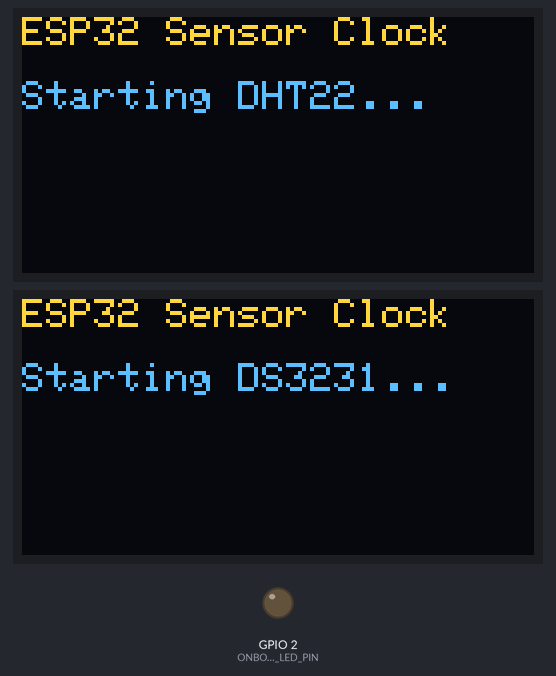
A sketch run on a simulated ESP32. Parts: 2 × 128×64 one-colour display, output pins drawn as LEDs (lit = HIGH). The OLED is the two-colour kind (top 16 rows yellow); WiFi joins after 1.5 s; servers stay silent unless stated; uploads are accepted with an empty reply; the local clock reads 2024-03-15 10:24:30 at power-on unless the sketch sets it; not simulated (calls return 0 or success): arduino_secrets.h; names the files do not define were given values by the test bench: SECRET_SERVER_PORT = 80; what the sketch prints to the serial monitor is not drawn.

Above: at 1.2 s.
At 3.11 s:
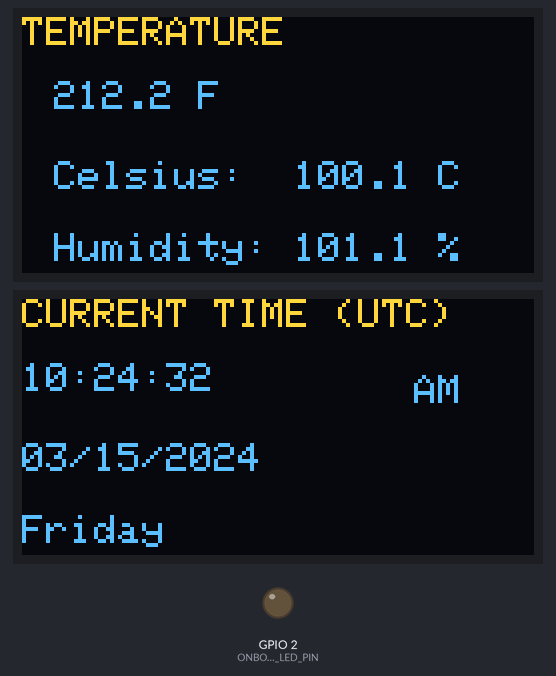
At 19.4 s:
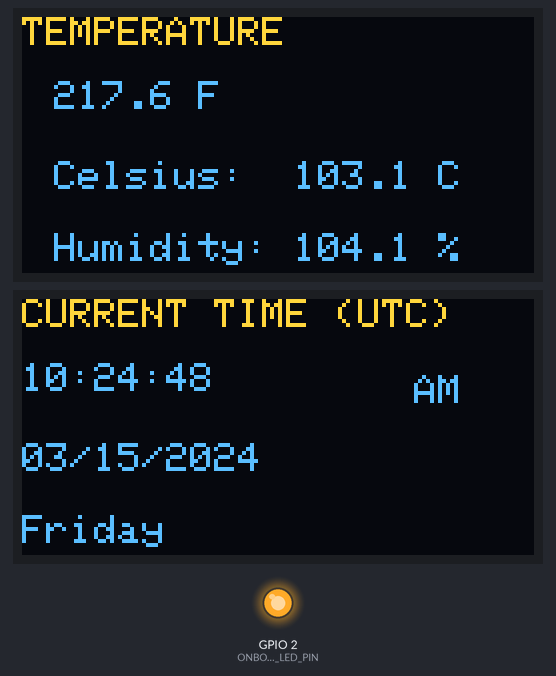
At 37.4 s:
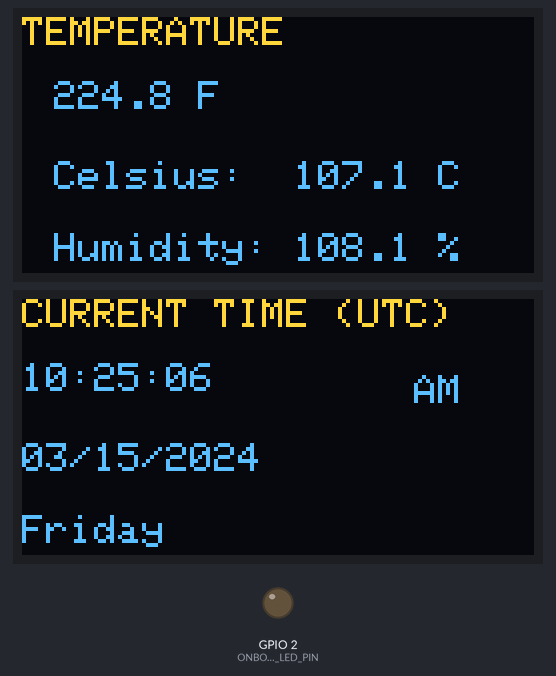
Timing chart, 0 to 40.0 s (numbered marks = the images above):
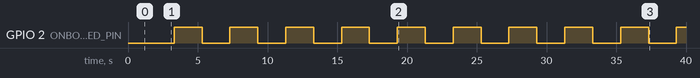

The sketch:

ESP32_SensorPost_Dual_Oled.ino
```cpp
/*
  Expected File
  arduino_secrets.h

  Must contain #define for
  #define SECRET_SSID "SSID For WIFI Network"
  #define SECRET_PASS "Password For SSID Above"
  #define SECRET_SERVER_HOST "IP Or DNS name for backend API"
  #define SECRET_SERVER_PORT 8080 or "Port for Backend API"
  #define SECRET_API_PATH    "/api/sensors" Or "Whatever your API path is for PUT command"
*/

#include <WiFi.h>
#include <RTClib.h>
#include <Wire.h>
#include <DHT.h>
#include <Adafruit_GFX.h>
#include <Adafruit_SSD1306.h>
#include "arduino_secrets.h"
#include "http_functions.h"
#include "oled_functions.h"
#include "wifi_functions.h"
#include "date_functions.h"

const unsigned long POST_INTERVAL_MS = 2000;

// I2C bus 0: Temperature OLED + DS3231 RTC
constexpr int I2C0_SDA_PIN = 21;
constexpr int I2C0_SCL_PIN = 22;

// I2C bus 1: Time OLED
constexpr int I2C1_SDA_PIN = 25;
constexpr int I2C1_SCL_PIN = 26;

// DHT22 data pin
constexpr int DHT_PIN = 4;
constexpr uint8_t DHT_TYPE = DHT22;

// Most SSD1306 OLED modules use 0x3C.
constexpr uint8_t OLED_ADDRESS = 0x3C;

constexpr int SCREEN_WIDTH = 128;
constexpr int SCREEN_HEIGHT = 64;
constexpr int OLED_RESET_PIN = -1;

// Refresh periods
constexpr unsigned long DHT_REFRESH_MS = 5000;
const int ONBOARD_LED_PIN = 2;

// Wire uses ESP32 I2C controller 0 for the temperature OLED and RTC.
// This additional object uses ESP32 I2C controller 1 for the time OLED.
TwoWire timeI2C(1);

RTC_DS3231 rtc;
// DHT dht(DHT_PIN, DHT_TYPE);

Adafruit_SSD1306 temperatureDisplay(
    SCREEN_WIDTH,
    SCREEN_HEIGHT,
    &Wire,
    OLED_RESET_PIN);

Adafruit_SSD1306 timeDisplay(
    SCREEN_WIDTH,
    SCREEN_HEIGHT,
    &timeI2C,
    OLED_RESET_PIN);

float temperature = 100.13F;
float humidity = 101.12F;
uint8_t light = 52;

unsigned long lastDhtRefresh = 0;
unsigned long lastPostTime = 0;
unsigned long passValue = 1;
unsigned long postAttempts = 0;
unsigned long successfulPosts = 0;
bool ledState = LOW;

[[noreturn]] void haltWithMessage(const char *message);

void setup()
{
  Serial.begin(115200);
  pinMode(ONBOARD_LED_PIN, OUTPUT);
  digitalWrite(ONBOARD_LED_PIN, ledState);
  delay(1000);

  // Start I2C controller 0.
  if (!Wire.begin(
          I2C0_SDA_PIN,
          I2C0_SCL_PIN,
          400000))
  {
    haltWithMessage("Could not start I2C bus 0.");
  }

  // Start I2C controller 1.
  if (!timeI2C.begin(
          I2C1_SDA_PIN,
          I2C1_SCL_PIN,
          400000))
  {
    haltWithMessage("Could not start I2C bus 1.");
  }

  if (!temperatureDisplay.begin(
          SSD1306_SWITCHCAPVCC,
          OLED_ADDRESS,
          false,
          false))
  {
    haltWithMessage(
        "Temperature OLED was not found.");
  }

  if (!timeDisplay.begin(
          SSD1306_SWITCHCAPVCC,
          OLED_ADDRESS,
          false,
          false))
  {
    haltWithMessage(
        "Time OLED was not found.");
  }

  showStartupScreen(
      temperatureDisplay,
      "Starting DHT22...");

  showStartupScreen(
      timeDisplay,
      "Starting DS3231...");

  // dht.begin();

  // Connect RTClib to I2C controller 0.
  if (!rtc.begin(&Wire))
  {
    haltWithMessage(
        "DS3231 RTC was not found.");
  }

  lastDhtRefresh = millis();

  Serial.println();
  Serial.println("========================================");
  Serial.println(" ESP32 REST POST client starting");
  Serial.println("========================================");
  Serial.print("[CONFIG] SSID: ");
  Serial.println(SECRET_SSID);
  Serial.print("[CONFIG] Backend: http://");
  Serial.print(SECRET_SERVER_HOST);
  Serial.print(":");
  Serial.print(SECRET_SERVER_PORT);
  Serial.println(SECRET_API_PATH);
  Serial.print("[CONFIG] POST interval: ");
  Serial.print(POST_INTERVAL_MS);
  Serial.println(" ms");

  if (!connectToWiFi())
  {
    Serial.println("[APP] Wi-Fi is unavailable; continuing without a network connection.");
    Serial.println("[APP] A new connection will be attempted before the next POST.");
  }

  // Allow the first POST to occur immediately when loop() starts.
  lastPostTime = millis() - POST_INTERVAL_MS;
}

void loop()
{
  const unsigned long currentMillis = millis();

  if (currentMillis - lastPostTime >= POST_INTERVAL_MS)
  {
    lastPostTime = currentMillis;
    postAttempts++;
    Serial.println();
    Serial.println("----------------------------------------");
    Serial.print("[POST] Attempt #");
    Serial.print(postAttempts);
    Serial.print(" at millis=");
    Serial.println(millis());

    const DateTime now = rtc.now();
    const String utcTime = buildUTCDate(now);

    if (postSensorReading(
            temperature,
            humidity,
            light,
            passValue,
            utcTime,
            temperatureDisplay,
            timeDisplay))
    {
      successfulPosts++;
    }

    passValue++;
    ledState = !ledState;
    digitalWrite(ONBOARD_LED_PIN, ledState);

    Serial.print("[STATS] Attempts: ");
    Serial.print(postAttempts);
    Serial.print(", successful: ");
    Serial.print(successfulPosts);
    Serial.print(", next passValue: ");
    Serial.println(passValue);
    Serial.println(", Sent Time: ");
    Serial.println(utcTime);
  }

  if (currentMillis - lastDhtRefresh >= DHT_REFRESH_MS)
  {
    lastDhtRefresh = currentMillis;
    //   temperature = dht.readTemperature();
    //   humidity = dht.readHumidity();
    humidity++;
    temperature++;
  }
}

[[noreturn]] void haltWithMessage(const char *message)
{
  Serial.println(message);

  while (true)
  {
    delay(1000);
  }
}

void showStartupScreen(
    Adafruit_SSD1306 &display,
    const char *message)
{
  display.clearDisplay();
  display.setTextColor(SSD1306_WHITE);
  display.setTextSize(1);
  display.setCursor(0, 0);

  display.println("ESP32 Sensor Clock");
  display.println();
  display.println(message);
  display.display();
}
```

date_functions.cpp
```cpp
#include "date_functions.h"

const char *const DAYS_OF_WEEK[7] = {
    "Sunday",
    "Monday",
    "Tuesday",
    "Wednesday",
    "Thursday",
    "Friday",
    "Saturday"};

bool parseUTCDate(const String &utcTime, DateTime &dateTime)
{
  unsigned int year;
  unsigned int month;
  unsigned int day;
  unsigned int hour;
  unsigned int minute;
  unsigned int second;

  if (sscanf(utcTime.c_str(),
             "%4u-%2u-%2uT%2u:%2u:%2u",
             &year, &month, &day, &hour, &minute, &second) != 6)
  {
    return false;
  }

  const DateTime parsed(year, month, day, hour, minute, second);
  if (!parsed.isValid())
  {
    return false;
  }

  dateTime = parsed;
  return true;
}

String buildReadableDate(const DateTime &dateTime)
{
  char dateBuffer[11];

  snprintf(
      dateBuffer,
      sizeof(dateBuffer),
      "%02u/%02u/%04u",
      dateTime.month(),
      dateTime.day(),
      dateTime.year());

  return String(dateBuffer);
}

String buildReadableTime(const DateTime &dateTime)
{
  uint8_t hour12 = dateTime.hour() % 12;

  if (hour12 == 0)
  {
    hour12 = 12;
  }

  const char *timeInAmPm =
      dateTime.hour() >= 12 ? "PM" : "AM";

  char timeBuffer[9];

  snprintf(
      timeBuffer,
      sizeof(timeBuffer),
      "%02u:%02u:%02u",
      hour12,
      dateTime.minute(),
      dateTime.second());

  return String(timeBuffer);
}

String buildUTCDate(const DateTime &dateTime)
{
  // The RTC is maintained in UTC and has one-second resolution.
  char utcDate[25];

  snprintf(utcDate, sizeof(utcDate),
           "%04u-%02u-%02uT%02u:%02u:%02u.%03luZ",
           static_cast<unsigned int>(dateTime.year()),
           static_cast<unsigned int>(dateTime.month()),
           static_cast<unsigned int>(dateTime.day()),
           static_cast<unsigned int>(dateTime.hour()),
           static_cast<unsigned int>(dateTime.minute()),
           static_cast<unsigned int>(dateTime.second()),
           0UL);

  return String(utcDate);
}
```

date_functions.h
```cpp
#ifndef DATE_FUNCTIONS_H
#define DATE_FUNCTIONS_H

#include <Arduino.h>
#include <RTClib.h>

extern const char *const DAYS_OF_WEEK[7];

bool parseUTCDate(const String &utcTime, DateTime &dateTime);
String buildReadableDate(const DateTime &dateTime);
String buildReadableTime(const DateTime &dateTime);
String buildUTCDate(const DateTime &dateTime);

#endif
```

http_functions.cpp
```cpp
#include "http_functions.h"
#include <HTTPClient.h>
#include <WiFi.h>

#include "arduino_secrets.h"
#include "oled_functions.h"
#include "wifi_functions.h"

namespace
{
  constexpr unsigned long HTTP_TIMEOUT_MS = 5000;

  String createPayload(float temperature,
                       float humidity,
                       uint8_t light,
                       unsigned long passValue,
                       const String &utcTime)
  {
    String payload;
    payload.reserve(96);
    payload += "{\"temperature\":";
    payload += String(temperature, 2);
    payload += ",\"humidity\":";
    payload += String(humidity, 2);
    payload += ",\"light\":";
    payload += String(light);
    payload += ",\"passValue\":";
    payload += String(passValue);
    payload += ",\"sentAt\":\"";
    payload += utcTime;
    payload += "\"";
    payload += "}";
    return payload;
  }
}

bool postSensorReading(float temperature,
                       float humidity,
                       uint8_t light,
                       unsigned long passValue,
                       const String &utcTime,
                       Adafruit_SSD1306 &temperatureDisplay,
                       Adafruit_SSD1306 &timeDisplay)
{
  OledFunctions::updateTimeDisplay(timeDisplay, utcTime);
  OledFunctions::updateTemperatureDisplay(
      temperatureDisplay, temperature, humidity);

  if (!connectToWiFi())
  {
    Serial.println("[POST] Cancelled because Wi-Fi is not connected.");
    return false;
  }

  String url = "http://";
  url += SECRET_SERVER_HOST;
  url += ":";
  url += String(SECRET_SERVER_PORT);
  url += SECRET_API_PATH;

  Serial.print("[POST] Testing TCP connection to ");
  Serial.print(SECRET_SERVER_HOST);
  Serial.print(":");
  Serial.println(SECRET_SERVER_PORT);

  WiFiClient connectionTest;
  connectionTest.setTimeout(HTTP_TIMEOUT_MS);
  if (!connectionTest.connect(SECRET_SERVER_HOST, SECRET_SERVER_PORT))
  {
    Serial.println("[TCP] Connection failed.");
    Serial.println("[TCP] Confirm that:");
    Serial.println("      1. The backend is running.");
    Serial.println("      2. It is listening on the configured port.");
    Serial.println("      3. The firewall allows inbound traffic on that port.");
    Serial.println("      4. ESP32 and backend computer are on the same LAN.");
    return false;
  }
  Serial.println("[TCP] Backend port is reachable.");
  connectionTest.stop();

  WiFiClient client;
  HTTPClient http;
  if (!http.begin(client, url))
  {
    Serial.println("[HTTP] Unable to initialize HTTP connection.");
    return false;
  }

  http.setConnectTimeout(HTTP_TIMEOUT_MS);
  http.setTimeout(HTTP_TIMEOUT_MS);
  http.setReuse(false);
  http.addHeader("Content-Type", "application/json");
  http.addHeader("Accept", "application/json");
  http.addHeader("X-Device-Id", "esp32-devkit");

  const String payload = createPayload(temperature, humidity, light, passValue, utcTime);
  Serial.print("[HTTP] POST ");
  Serial.println(url);
  Serial.print("[HTTP] Content-Length: ");
  Serial.println(payload.length());
  Serial.print("[HTTP] Payload: ");
  Serial.println(payload);

  const unsigned long requestStarted = millis();
  const int statusCode = http.POST(payload);
  const unsigned long requestDuration = millis() - requestStarted;
  bool succeeded = false;

  if (statusCode > 0)
  {
    Serial.print("[HTTP] Status: ");
    Serial.println(statusCode);
    Serial.print("[HTTP] Duration: ");
    Serial.print(requestDuration);
    Serial.println(" ms");

    const String response = http.getString();
    Serial.print("[HTTP] Response: ");
    Serial.println(response.isEmpty() ? "<empty>" : response);

    succeeded = statusCode >= 200 && statusCode < 300;
    Serial.println(succeeded
                       ? "[HTTP] SUCCESS: backend accepted the reading."
                       : "[HTTP] ERROR: backend returned a non-2xx response.");
  }
  else
  {
    Serial.print("[HTTP] POST failed. Error code: ");
    Serial.println(statusCode);
    Serial.print("[HTTP] Error: ");
    Serial.println(HTTPClient::errorToString(statusCode));
  }

  http.end();
  return succeeded;
}
```

http_functions.h
```cpp
#ifndef HTTP_FUNCTIONS_H
#define HTTP_FUNCTIONS_H

#include <Arduino.h>

class Adafruit_SSD1306;

// Sends one sensor reading to the configured backend.
// Returns true only when the backend responds with a 2xx status code.
bool postSensorReading(float temperature,
                       float humidity,
                       uint8_t light,
                       unsigned long passValue,
                       const String &utcTime,
                       Adafruit_SSD1306 &temperatureDisplay,
                       Adafruit_SSD1306 &timeDisplay);

#endif
```

oled_functions.cpp
```cpp
#include <Adafruit_GFX.h>
#include <Adafruit_SSD1306.h>
#include <RTClib.h>
#include "oled_functions.h"
#include "date_functions.h"

bool OledFunctions::updateTimeDisplay(Adafruit_SSD1306 &display,
                                      const String &utcTime)
{
  DateTime dateTime;
  if (!parseUTCDate(utcTime, dateTime))
  {
    Serial.print("[TIME] Invalid UTC timestamp: ");
    Serial.println(utcTime);
    return false;
  }

  display.clearDisplay();
  display.setTextColor(SSD1306_WHITE);
  display.setTextSize(1);
  display.setCursor(0, 0);
  display.println("CURRENT TIME (UTC)");

  display.setTextSize(1);
  display.setCursor(0, 16);
  display.print(buildReadableTime(dateTime));

  display.setTextSize(1);
  display.setCursor(98, 19);
  display.print(dateTime.hour() >= 12 ? "PM" : "AM");

  display.setCursor(0, 36);
  display.print(buildReadableDate(dateTime));

  display.setCursor(0, 54);
  display.print(DAYS_OF_WEEK[dateTime.dayOfTheWeek()]);
  display.display();
  return true;
}

void OledFunctions::updateTemperatureDisplay(Adafruit_SSD1306 &display,
                                             float temperatureC,
                                             float humidity)
{
  display.clearDisplay();
  display.setTextColor(SSD1306_WHITE);

  display.setTextSize(1);
  display.setCursor(0, 0);
  display.println("TEMPERATURE");

  if (isnan(humidity) || isnan(temperatureC))
  {
    display.setTextSize(1);
    display.setCursor(8, 20);
    display.println("DHT22");

    display.setTextSize(1);
    display.println("Read failed");
    display.display();

    Serial.println("DHT22 read failed.");
    return;
  }

  const float temperatureF = (temperatureC * 9.0F / 5.0F) + 32.0F;

  display.setTextSize(1);
  display.setCursor(8, 16);
  display.print(temperatureF, 1);
  display.print(" F");

  display.setTextSize(1);
  display.setCursor(8, 36);
  display.print("Celsius:  ");
  display.print(temperatureC, 1);
  display.println(" C");

  display.setCursor(8, 54);
  display.print("Humidity: ");
  display.print(humidity, 1);
  display.println(" %");

  display.display();

  Serial.print("Displayed Temperature: ");
  Serial.print(temperatureF, 1);
  Serial.print(" F / ");
  Serial.print(temperatureC, 1);
  Serial.print(" C, Humidity: ");
  Serial.print(humidity, 1);
  Serial.println(" %");
}
```

oled_functions.h
```cpp
#ifndef OLED_FUNCTIONS_H
#define OLED_FUNCTIONS_H

#include <Arduino.h>

class Adafruit_SSD1306;

class OledFunctions
{
public:
  static bool updateTimeDisplay(Adafruit_SSD1306 &display,
                                const String &utcTime);

  static void updateTemperatureDisplay(Adafruit_SSD1306 &display,
                                       float temperatureC,
                                       float humidity);
};

#endif
```

wifi_functions.cpp
```cpp
#include "wifi_functions.h"

#include <Arduino.h>
#include <WiFi.h>

#include "arduino_secrets.h"

namespace
{
  constexpr unsigned long WIFI_TIMEOUT_MS = 15000;
  constexpr unsigned long WIFI_RETRY_DELAY_MS = 250;
}

bool connectToWiFi()
{
  if (WiFi.status() == WL_CONNECTED)
  {
    Serial.print("[WiFi] Already connected. RSSI: ");
    Serial.print(WiFi.RSSI());
    Serial.println(" dBm");
    return true;
  }

  Serial.print("[WiFi] Connecting to ");
  Serial.print(SECRET_SSID);

  WiFi.mode(WIFI_STA);
  WiFi.setAutoReconnect(true);
  WiFi.disconnect();
  delay(200);
  WiFi.begin(SECRET_SSID, SECRET_PASS);

  const unsigned long connectionStart = millis();
  while (WiFi.status() != WL_CONNECTED &&
         millis() - connectionStart < WIFI_TIMEOUT_MS)
  {
    Serial.print(".");
    delay(WIFI_RETRY_DELAY_MS);
  }

  Serial.println();

  if (WiFi.status() != WL_CONNECTED)
  {
    Serial.print("[WiFi] ERROR: Connection failed. Wi-Fi status code: ");
    Serial.println(static_cast<int>(WiFi.status()));
    Serial.println("[WiFi] Check SECRET_SSID, SECRET_PASS, and 2.4 GHz Wi-Fi.");
    Serial.println("[WiFi] Returning control to the application.");
    return false;
  }

  Serial.print("[WiFi] Connected. ESP32 IP: ");
  Serial.println(WiFi.localIP());
  Serial.print("[WiFi] Gateway: ");
  Serial.println(WiFi.gatewayIP());
  Serial.print("[WiFi] Subnet mask: ");
  Serial.println(WiFi.subnetMask());
  Serial.print("[WiFi] RSSI: ");
  Serial.print(WiFi.RSSI());
  Serial.println(" dBm");
  return true;
}
```

wifi_functions.h
```cpp
#ifndef WIFI_FUNCTIONS_H
#define WIFI_FUNCTIONS_H

// Attempts to connect to the configured Wi-Fi network.
// Returns false after the timeout so the application can continue running.
bool connectToWiFi();

#endif
```

Measured:
- by itself, GPIO 2 (ONBOARD_LED_PIN): alternates HIGH for 2.0 s and LOW for 2.0 s
- what the display in image 0 shows lasts 1.8 s, from 1.1 s to 2.9 s
- what the display in image 1 shows lasts 2.0 s, from 2.9 s to 4.9 s
